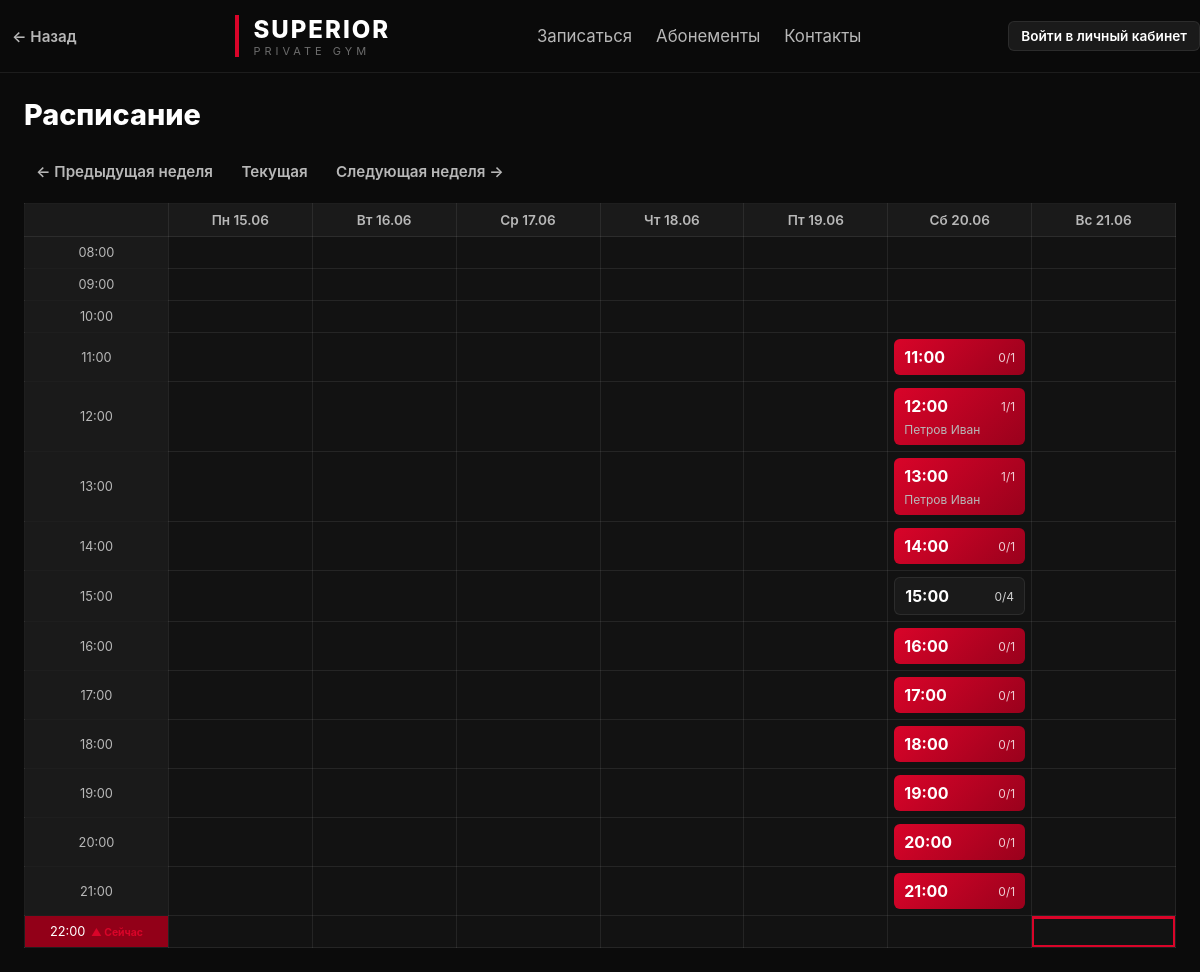
The app's page /schedule with its own data.
### app/models.py (models this page shows, shortened)
class Slot(Base):
    __tablename__ = "slots"
    id = Column(Integer, primary_key=True)
    start_time = Column(DateTime)
    capacity = Column(Integer, default=4)

class Client(Base):
    __tablename__ = "clients"
    id = Column(Integer, primary_key=True)
    first_name = Column(String, nullable=True)
    last_name = Column(String, nullable=True)
    patronymic = Column(String, nullable=True)
    birth_year = Column(Integer, nullable=True)
    birth_place = Column(String, nullable=True)
    phone = Column(String, nullable=True)
    name = Column(String, nullable=True)          # legacy — полное имя одной строкой
    height_cm = Column(Integer, nullable=True)
    weight_kg = Column(Integer, nullable=True)
    body_fat = Column(Integer, nullable=True)  # % жира
    hip_cm = Column(Integer, nullable=True)       # обхват бедра
    waist_cm = Column(Integer, nullable=True)     # обхват талии
    chest_cm = Column(Integer, nullable=True)     # обхват груди
    shoulders_cm = Column(Integer, nullable=True) # обхват плеч
    biceps_cm = Column(Integer, nullable=True)    # обхват бицепса
    neck_cm = Column(Integer, nullable=True)       # обхват шеи
    wrist_cm = Column(Integer, nullable=True)      # обхват запястья (для типа телосложения)
    skinfold_chest = Column(Integer, nullable=True)     # калипер: грудь (мм)
    skinfold_abdominal = Column(Integer, nullable=True) # калипер: живот (мм)
    skinfold_thigh = Column(Integer, nullable=True)     # калипер: бедро (мм)
    skinfold_triceps = Column(Integer, nullable=True)   # калипер: трицепс (мм)
    skinfold_subscapular = Column(Integer, nullable=True) # калипер: под лопаткой (мм)
    login = Column(String, unique=True, nullable=True)
    password_hash = Column(String, nullable=True)
    photo_path = Column(String, nullable=True)   # путь к фото относительно static/
    sex = Column(String, nullable=True)            # m/f
    goal = Column(String, nullable=True)             # lose | gain | recompose
    activity_level = Column(String, nullable=True)   # sedentary | light | moderate | active | extreme

### app/routes/schedule.py (the view)
@router.get("/schedule")
def schedule(
    request: Request, db: Session = Depends(get_db),
    week_offset: int = 0, user: dict = Depends(get_current_user),
):
    slots = db.query(Slot).order_by(Slot.start_time).all()
    now = tz_now()
    base_week_start = (now - timedelta(days=now.weekday())).replace(
        hour=0, minute=0, second=0, microsecond=0
    )
    week_start = base_week_start + timedelta(days=7 * week_offset)
    days = [week_start + timedelta(days=i) for i in range(7)]
    hours = list(range(8, 23))
    now_hour = now.hour
    now_day_index = now.weekday()  # 0=Пн
    week_start_monday = week_start.date()
    today = now.date()
    days_offset = (today - week_start_monday).days
    if 0 <= days_offset < 7:
        now_col = days_offset
    else:
        now_col = -1  # текущий день вне показанной недели
    default_time = tz_now().strftime("%Y-%m-%dT%H:%M")
    default_end_time = (tz_now() + timedelta(hours=1)).strftime("%Y-%m-%dT%H:%M")
    grid = {(d_idx, h): None for d_idx in range(7) for h in hours}
    for slot in slots:
        if not slot.start_time:
            continue
        slot_dt = slot.start_time
        delta = slot_dt.date() - week_start.date()
        if delta.days < 0 or delta.days >= 7:
            continue
        day_index = delta.days
        hour = slot_dt.hour
        if hour in hours:
            bookings = db.query(Booking).filter(Booking.slot_id == slot.id).all()
            clients_in_slot = [db.get(Client, b.client_id) for b in bookings]
            grid[(day_index, hour)] = {
                'slot': slot,
                'booked': len(clients_in_slot),
                'clients': clients_in_slot,
            }
    return templates.TemplateResponse(
        request=request, name="schedule.html",
        context={
            "days": days, "hours": hours, "grid": grid,
            "default_time": default_time,
            "default_end_time": default_end_time,
            "week_offset": week_offset, "user": user,
            "now_in_week": now_col >= 0,
            "now_col": now_col,
            "now_hour": now_hour,
        },
    )

### templates/schedule.html (shortened to what this page needs)
{% extends "base.html" %}
{% block content %}
<div class="page__title">
    <h1>Расписание</h1>
</div>
{% set flash = request.query_params.get('flash') %}
<div class="page__controls">
    <div class="week-nav">
        <a class="btn btn--ghost" href="/schedule?week_offset={{ week_offset - 1 }}">← Предыдущая неделя</a>
        <a class="btn btn--ghost" href="/schedule?week_offset=0">Текущая</a>
        <a class="btn btn--ghost" href="/schedule?week_offset={{ week_offset + 1 }}">Следующая неделя →</a>
    </div>
</div>
<div class="calendar">
    <table class="calendar__table">
        <thead>
            <tr>
                <th class="calendar__header-cell"></th>
                {% set ru_days = ['Пн','Вт','Ср','Чт','Пт','Сб','Вс'] %}
                {% for day in days %}
                <th class="calendar__header-cell">{{ ru_days[loop.index0] }} {{ day.strftime('%d.%m') }}</th>
                {% endfor %}
            </tr>
        </thead>
        <tbody>
            {% for hour in hours %}
            <tr class="{% if now_in_week and hour == now_hour %}calendar__row--now{% endif %}">
                <td class="calendar__time">{{ '%02d:00' % hour }}
                    {%- if now_in_week and hour == now_hour %} <span class="calendar__now-marker">▲ Сейчас</span>{% endif %}
                </td>
                {% for d_idx in range(0,7) %}
                <td class="calendar__cell{% if now_in_week and d_idx == now_col and hour == now_hour %} calendar__cell--now{% endif %}">
                    {% set cell = grid.get((d_idx, hour)) %}
                    {% if cell %}
                    {%- set color_class = '' -%}
                    {%- if cell.slot.capacity == 1 -%}
                        {%- set color_class = 'calendar__slot--red' -%}
                    {%- elif cell.slot.capacity == 2 -%}
                        {%- set color_class = 'calendar__slot--yellow' -%}
                    {%- else -%}
                        {%- if cell.booked >= cell.slot.capacity -%}
                            {%- set color_class = 'calendar__slot--green' -%}
                        {%- else -%}
                            {%- set color_class = 'calendar__slot--gray' -%}
                        {%- endif -%}
                    {%- endif -%}
                    <a class="calendar__slot {{ color_class }}" href="/slot/{{ cell.slot.id }}?week_offset={{ week_offset }}">
                        <div class="calendar__slot-header">
                            <div class="calendar__slot-time">{{ cell.slot.start_time.strftime('%H:%M') }}</div>
                            <div class="calendar__slot-capacity">{{ cell.booked }}/{{ cell.slot.capacity }}</div>
                        </div>
                        {% if cell.clients %}
                        <ul class="calendar__slot-clients">
                            {% for c in cell.clients %}
                            <li>{{ c.fio() }}</li>
                            {% endfor %}
                        </ul>
                        {% endif %}
                    </a>
                    {% endif %}
                </td>
                {% endfor %}
            </tr>
            {% endfor %}
        </tbody>
    </table>
</div>
{% endblock %}

### templates/base.html (shortened to what this page needs)
<!DOCTYPE html>
<html lang="ru">
<head>
    <link rel="stylesheet"
          href="/static/style.css">
</head>
<body>
<header class="header">
    <div class="header__inner">
        <div class="header__back">
            <button class="btn btn--ghost" onclick="history.back()">← Назад</button>
        </div>
        <a class="header__logo" href="/">
            <span class="header__accent-line"></span>
            <div>
                <div class="header__brand">SUPERIOR</div>
                <div class="header__subtitle">PRIVATE GYM</div>
            </div>
        </a>
        <nav class="header__nav">
            {% set _user = request.session.get('user') %}
            {% if _user and _user.role in ('admin', 'trainer') %}
            <a href="/schedule" class="header__nav-link">Расписание</a>
            <a href="/clients" class="header__nav-link">Клиенты</a>
            <a href="/subscriptions" class="header__nav-link">Абонементы</a>
            <a href="/journal" class="header__nav-link">Журнал</a>
            <a href="/dashboard" class="header__nav-link">Дашборд</a>
            <a href="/budget" class="header__nav-link">Бюджет</a>
            <a href="/sql" class="header__nav-link">SQL</a>
            {% elif _user and _user.role == 'client' %}
            <a href="/schedule" class="header__nav-link">Расписание</a>
            <a href="/profile/nutrition" class="header__nav-link">Питание</a>
            {% else %}
            <a href="/signup" class="header__nav-link">Записаться</a>
            <a href="/subscriptions" class="header__nav-link">Абонементы</a>
            <a href="/contacts" class="header__nav-link">Контакты</a>
            {% endif %}
        </nav>
        <div class="header__user">
            {% if _user %}
            <a href="/profile" class="header__user-name">{{ _user.name }}</a>
            <form method="post" action="/logout" class="form--inline">
                {{ csrf_input(request) }}
                <button class="btn btn--ghost btn--small" type="submit">Выйти</button>
            </form>
            {% else %}
            <a href="/login" class="btn btn--primary btn--small">Войти в личный кабинет</a>
            {% endif %}
        </div>
    </div>
</header>
<main class="container">
    {% block content %}
    {% endblock %}
</main>
</body>
</html>

### static/style.css (style rules this page uses)
*, *::before, *::after { margin:0; padding:0; box-sizing:border-box; }
html { scroll-behavior:smooth; }
body { background:var(--bg-primary); color:var(--text-primary); font-family:Inter,system-ui,sans-serif; min-height:100vh; }
.container { width:min(1400px,calc(100% - 48px)); margin-inline:auto; padding:24px 0; }
.header { position:sticky; top:0; z-index:1000; backdrop-filter:blur(16px); background:rgba(11,11,11,.85); border-bottom:1px solid var(--border); }
.header__inner { display:flex; justify-content:space-between; align-items:center; height:72px; }
.header__logo { display:flex; align-items:center; gap:14px; text-decoration:none; }
.header__accent-line { width:4px; height:42px; background:var(--accent); display:block; }
.header__back { display:flex; align-items:center; }
.header__brand { font-size:24px; font-weight:800; letter-spacing:2px; text-transform:uppercase; color:var(--text-primary); }
.header__subtitle { font-size:11px; letter-spacing:4px; color:var(--text-muted); }
.header__nav { display:flex; gap:24px; }
.header__nav-link { color:var(--text-secondary); text-decoration:none; transition:var(--transition); font-size:1.05rem; }
.header__user { display:flex; align-items:center; gap:12px; font-size:14px; }
.btn { display:inline-flex; align-items:center; justify-content:center; gap:8px; text-decoration:none; cursor:pointer; transition:var(--transition); font-weight:600; font-size:0.95rem; border:none; border-radius:var(--radius-sm); font-family:inherit; }
.btn--primary { background:var(--accent); color:white; padding:10px 20px; }
.btn--small { padding:6px 12px; font-size:0.85rem; background:var(--bg-elevated); color:var(--text-primary); border:1px solid var(--border); border-radius:var(--radius-sm); }
.btn--ghost { background:transparent; border:none; color:var(--text-secondary); padding:6px 12px; }
.calendar { overflow-x:auto; }
.calendar__table { width:100%; border-collapse:collapse; table-layout:fixed; }
.calendar__table th, .calendar__table td { border:1px solid var(--border); }
.calendar__header-cell { background:var(--bg-elevated); padding:8px; text-align:center; color:var(--text-secondary); font-size:0.85rem; font-weight:600; }
.calendar__time { width:72px; background:var(--bg-elevated); color:var(--text-secondary); text-align:center; padding:8px; font-size:0.8rem; position:relative; }
.calendar__cell { min-height:90px; padding:6px; vertical-align:top; background:var(--bg-secondary); }
.calendar__row--now .calendar__time { background:var(--accent-dark); color:var(--text-primary); }
.calendar__now-marker { display:inline-block; font-size:0.65rem; color:var(--accent); font-weight:700; vertical-align:middle; margin-left:2px; }
.calendar__cell--now { box-shadow:inset 0 0 0 2px var(--accent); position:relative; }
.calendar__cell--now::after { content:''; position:absolute; top:0; left:0; right:0; height:3px; background:var(--accent); }
.calendar__slot { display:block; border-radius:var(--radius-sm); padding:8px 10px; text-decoration:none; color:var(--text-primary); transition:var(--transition); }
.calendar__slot--red { background:linear-gradient(135deg,var(--accent),#99011c); }
.calendar__slot--gray { background:var(--bg-elevated); border:1px solid var(--border); }
.calendar__slot-header { display:flex; align-items:center; gap:8px; }
.calendar__slot-time { font-size:16px; font-weight:700; }
.calendar__slot-capacity { font-size:12px; opacity:0.8; margin-left:auto; }
.calendar__slot-clients { list-style:none; margin-top:6px; }
.calendar__slot-clients li { font-size:12px; color:var(--text-secondary); }
.page__title { display:flex; justify-content:space-between; align-items:center; margin-bottom:24px; }
.page__title h1 { font-size:1.8rem; font-weight:800; }
.page__controls { display:flex; gap:12px; align-items:center; margin-bottom:16px; }

### records on screen
Slot: slot.start_time "11:00", slot.capacity "1"
Slot: slot.start_time "12:00", slot.capacity "1"
Client: fio "Петров Иван"
Slot: slot.start_time "13:00", slot.capacity "1"
Slot: slot.start_time "14:00", slot.capacity "1"
Slot: slot.start_time "15:00", slot.capacity "4"
Slot: slot.start_time "16:00", slot.capacity "1"
Slot: slot.start_time "17:00", slot.capacity "1"
Slot: slot.start_time "18:00", slot.capacity "1"
Slot: slot.start_time "19:00", slot.capacity "1"
Slot: slot.start_time "20:00", slot.capacity "1"
Slot: slot.start_time "21:00", slot.capacity "1"

### other values on screen
{{ ru_days[loop.index0] }} "Пн" "Вт" "Ср" "Чт" "Пт" "Сб" "Вс"
{{ day.strftime('%d.%m') }} "15.06" "16.06" "17.06" "18.06" "19.06" "20.06" "21.06"
{{ '%02d:00' % hour }} "08:00" "09:00" "10:00" "11:00" "12:00" "13:00" "14:00" "15:00" "16:00" "17:00" "18:00" "19:00" "20:00" "21:00" "22:00"
{{ cell.booked }} "0" "1" "1" "0" "0" "0" "0" "0" "0" "0" "0"
